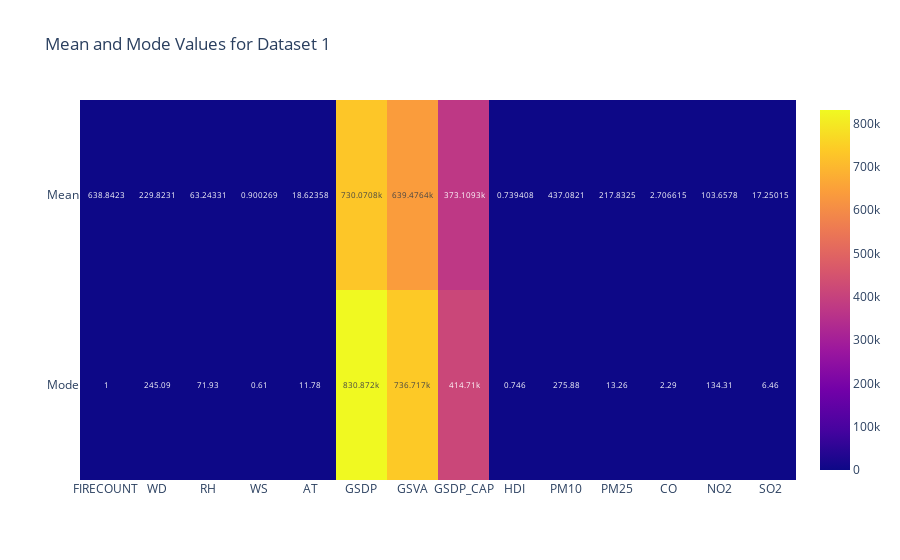

Here is the notebook cell this chart was saved with:
### Code cell
import pandas as pd

# Define the mean and mode values
mean_values = {
    'FIRECOUNT': 638.842308,
    'WD': 229.823077,
    'RH': 63.243308,
    'WS': 0.900269,
    'AT': 18.623577,
    'GSDP': 730070.815385,
    'GSVA': 639476.373077,
    'GSDP_CAP': 373109.334615,
    'HDI': 0.739408,
    'PM10': 437.082077,
    'PM25': 217.832462,
    'CO': 2.706615,
    'NO2': 103.657808,
    'SO2': 17.250154
}

mode_values = {
    'FIRECOUNT': 1.000,
    'WD': 245.090,
    'RH': 71.930,
    'WS': 0.610,
    'AT': 11.780,
    'GSDP': 830872.000,
    'GSVA': 736717.000,
    'GSDP_CAP': 414710.000,
    'HDI': 0.746,
    'PM10': 275.880,
    'PM25': 13.260,
    'CO': 2.290,
    'NO2': 134.310,
    'SO2': 6.460
}

# Create a DataFrame
data = pd.DataFrame({
    'Mean': mean_values,
    'Mode': mode_values
}).T  # Transpose to switch rows and columns

# Display the table
import plotly.express as px
fig = px.imshow(data, text_auto=True, aspect="auto", title="Mean and Mode Values for Dataset 1")
fig.show()

### Figure 1 — Plotly figure (JSON) as saved in the notebook; plotly's stock layout.template omitted (floating-point values rounded to 4 significant figures)
{"data": [{"coloraxis": "coloraxis", "hovertemplate": "x: %{x}<br>y: %{y}<br>color: %{z}<extra></extra>", "name": "0", "texttemplate": "%{z}", "type": "heatmap", "x": ["FIRECOUNT", "WD", "RH", "WS", "AT", "GSDP", "GSVA", "GSDP_CAP", "HDI", "PM10", "PM25", "CO", "NO2", "SO2"], "xaxis": "x", "y": ["Mean", "Mode"], "yaxis": "y", "z": [[638.8, 229.8, 63.24, 0.9003, 18.62, 730100.0, 639500.0, 373100.0, 0.7394, 437.1, 217.8, 2.707, 103.7, 17.25], [1, 245.1, 71.93, 0.61, 11.78, 830872, 736717, 414710, 0.746, 275.9, 13.26, 2.29, 134.3, 6.46]]}], "layout": {"coloraxis": {"colorscale": [[0, "#0d0887"], [0.1111, "#46039f"], [0.2222, "#7201a8"], [0.3333, "#9c179e"], [0.4444, "#bd3786"], [0.5556, "#d8576b"], [0.6667, "#ed7953"], [0.7778, "#fb9f3a"], [0.8889, "#fdca26"], [1, "#f0f921"]]}, "title": {"text": "Mean and Mode Values for Dataset 1"}, "xaxis": {"anchor": "y", "domain": [0, 1]}, "yaxis": {"anchor": "x", "autorange": "reversed", "domain": [0, 1]}}}
